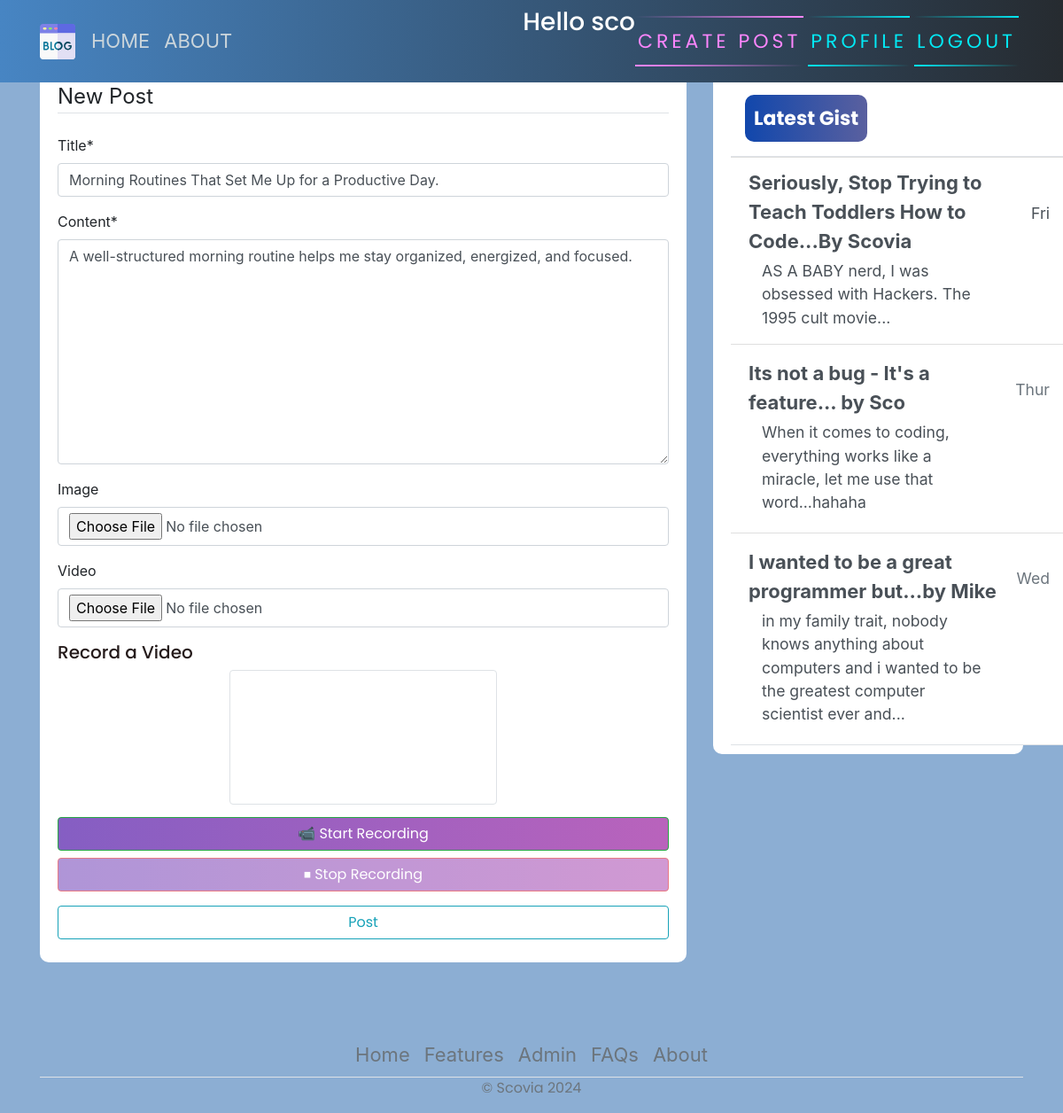
Screenshot of /post/2/update (signed in) with the database file from the repository.
### diary/models.py (models this page shows, shortened)
class Post(models.Model):
    title = models.CharField(max_length=200)
    content = models.TextField()
    date_posted = models.DateTimeField(default=timezone.now)
    author = models.ForeignKey(User, on_delete=models.CASCADE, default=1)

### diary/views.py (the view, shortened to what this page needs)
# urls.py: path('post/<int:pk>/update', PostUpdateView.as_view(), name="blog-update"),
class PostUpdateView(LoginRequiredMixin, UserPassesTestMixin, UpdateView):
    model = Post
    form_class = PostForm  # Use the form that includes image and video
    template_name = 'post_form.html'
    def test_func(self):
        post = self.get_object()
        return self.request.user == post.author

### diary/forms.py
class PostForm(forms.ModelForm):
    class Meta:
        model = Post
        fields = ['title', 'content', 'image', 'video']  # Include image and video
    image = forms.ImageField(required=False, widget=forms.FileInput(attrs={'accept': 'image/*'}))  # Accept only images
    video = forms.FileField(required=False, widget=forms.FileInput(attrs={'accept': 'video/*'}))

### diary/templates/post_form.html (shortened to what this page needs)
{% extends 'base.html' %}
{% load crispy_forms_tags %}
{% block content %}
    <div class="content-section">
        <form method="post" enctype="multipart/form-data">
            <fieldset class="form-group">
                <legend class="border-bottom mb-4">New Post</legend>
                {{ form|crispy }}
                <h5 class="mt-3"> Record a Video</h5>
                <div class="text-center">
                    <video id="preview" autoplay class="border rounded" style="max-width: 100%; height: auto;"></video>
                    <br>
                    <button type="button" id="start" class="btn btn-success mt-2">📹 Start Recording</button>
                    <button type="button" id="stop" class="btn btn-danger mt-2" disabled>⏹ Stop Recording</button>
                </div>
            </fieldset>
            <div class="form-group mt-3">
                <button class="btn btn-outline-info" type="submit">Post</button>
            </div>
        </form>
    </div>
{% endblock content %}

### diary/templates/base.html (shortened to what this page needs)
{% load static %}
<!DOCTYPE html>
<html>
<head>
    <link rel="stylesheet" href="https://maxcdn.bootstrapcdn.com/bootstrap/4.0.0/css/bootstrap.min.css">
    <link rel="stylesheet" href="{% static 'main.css' %}">
</head>
<body>
    <header class="site-header">
      <nav class="navbar navbar-expand-md navbar-dark bg-steel fixed-top">
        <div class="container">
          <div class="collapse navbar-collapse" id="navbarToggle">
            <div class="navbar-nav mr-auto">
                {% if user.is_authenticated %}
              <a class="nav-item nav-link" href="{% url 'blog-home' %}">HOME</a>
              <a class="nav-item nav-link" href="{% url 'blog-about' %}">ABOUT</a>
            </div>
            <div class="navbar-nav">
           <h3 style="color: white;">Hello {{request.user}}</h3>
                <a href="{% url 'blog-new' %}" id="auth-links">
                <span></span>
                <span></span>
                Create Post
            </a>
                <a href="{% url 'profile' %}" id="auth-links">
                <span></span>
                <span></span>
                Profile
            </a>
                <a href="{% url 'logout' %}" id="auth-links">
                <span></span>
                <span></span>
                Logout
            </a>
                {% endif %}
            </div>
          </div>
        </div>
      </nav>
    </header>
    <main role="main" class="container">
      <div class="row">
          <div class="col-md-8">
          </div>
        <div class="col-md-8">
           {% block content %}{% endblock %}
        </div>
        <div class="col-md-4">
          <div class="content-section">
            <div class="d-flex flex-column align-items-stretch flex-shrink-0 bg-white" style="width: 380px;" style="padding-top: 120px;">
                <a id="list-group" style="text-decoration: none;" href="" class="d-flex align-items-center flex-shrink-0 p-3 link-dark text-decoration-none border-bottom">
                  <span class="fs-5 fw-semibold" id="gist-btn">Latest Gist</span>
                </a>
                <div class="list-group list-group-flush border-bottom scrollarea">
                  <a href="#" class="list-group-item list-group-item-action  lh-tight" aria-current="true">
                    <div class="d-flex w-100 align-items-center justify-content-between">
                      <strong class="mb-1">Seriously, Stop Trying to Teach Toddlers How to Code...By Scovia
                    </strong>
                      <small>Fri</small>
                    </div>
                    <div class="col-10 mb-1 small">AS A BABY nerd, I was obsessed with Hackers. The 1995 cult movie... </div>
                  </a>
                  <a href="#" class="list-group-item list-group-item-action py-3 lh-tight">
                    <div class="d-flex w-100 align-items-center justify-content-between">
                      <strong class="mb-1">Its not a bug - It's a feature... by Sco</strong>
                      <small class="text-muted">Thur</small>
                    </div>
                    <div class="col-10 mb-1 small">When it comes to coding, everything works like a miracle, let me use that word...hahaha</div>
                  </a>
                  <a href="#" class="list-group-item list-group-item-action py-3 lh-tight">
                    <div class="d-flex w-100 align-items-center justify-content-between">
                      <strong class="mb-1">I wanted to be a great programmer but...by Mike</strong>
                      <small class="text-muted">Wed</small>
                    </div>
                    <div class="col-10 mb-1 small">in my family trait, nobody knows anything about computers and i wanted to be the greatest computer scientist ever and...</div>
                  </a>
                </div>
              </div>
          </div>
        </div>
      </div>
        <footer class="" >
          <ul class="nav justify-content-center border-bottom"  style="margin-top: 60px;">
            <li class="nav-item"><a href="#" class="nav-link px-2 text-muted">Home</a></li>
            <li class="nav-item"><a href="#" class="nav-link px-2 text-muted">Features</a></li>
            <li class="nav-item"><a href="admin/" class="nav-link px-2 text-muted">Admin</a></li>
            <li class="nav-item"><a href="#" class="nav-link px-2 text-muted">FAQs</a></li>
            <li class="nav-item"><a href="#" class="nav-link px-2 text-muted">About</a></li>
          </ul>
          <p class="text-center text-muted">&copy; Scovia 2024</p>
        </footer>
    </main>
</body>
</html>

### diary/static/main.css (style rules this page uses)
body { background-color: rgb(140, 174, 211); margin-top: 5rem; background-size: contain; background-repeat: no-repeat; }
h1, h2, h3, h4, h5, h6, p { color: #251b1b; font-family: 'Poppins', sans-serif; }
ul { margin: 0; }
.bg-steel { background: linear-gradient(270deg, rgb(38, 43, 48) 0%, rgb(71, 133, 195) 100%); }
.site-header .navbar-nav .nav-link { color: #cbd5db; }
.content-section { background: #ffffff; padding: 10px 20px; border-radius: 10px; margin-bottom: 20px; }
svg { width: 50px; height: 50px; }
#auth-links { font-family: 'Poppins', sans-serif; position: relative; display: inline-block; padding: 12px 3px; margin: 10px 0; color: #03e9f4; text-decoration: none; text-transform: uppercase; transition: 0.5s; letter-spacing: 4px; overflow: hidden; margin-right: 5px; }
#auth-links:nth-child(2) { filter: hue-rotate(110deg); }
#auth-links span { position: absolute; display: block; }
#auth-links span:nth-child(1) { top: 0; left: 0; width: 100%; height: 2px; background: linear-gradient(90deg,transparent,#03e9f4); animation: animate1 1s linear infinite; }
#auth-links span:nth-child(3) { bottom: 0; right: 0; width: 100%; height: 2px; background: linear-gradient(270deg,transparent,#03e9f4); animation: animate3 1s linear infinite; animation-delay: 0.50s; }
#gist-btn { color: black; background: linear-gradient(270deg, rgb(90, 96, 159) 0%, rgb(17, 71, 172) 100%); padding: 10px; color: white; font-family: 'Poppins', sans-serif; font-weight: bold; border-radius: 10px; }
button { font-family: 'Poppins', sans-serif; border: none; outline: 0; display: inline-block; padding: 8px; color: white; background-color: #000; text-align: center; cursor: pointer; width: 100%; font-size: 18px; transition: 1s; background: linear-gradient(270deg, rgb(185, 99, 188) 0%, rgb(133, 94, 195) 100%); }
a { text-decoration: none; font-size: 22px; color: black; }

### rows the page displays
Post: title "Morning Routines That Set Me Up for a Productive Day.", content "A well-structured morning routine helps me stay organized, energized, and focused."

### other values shown
{{ request.user }} "sco"
